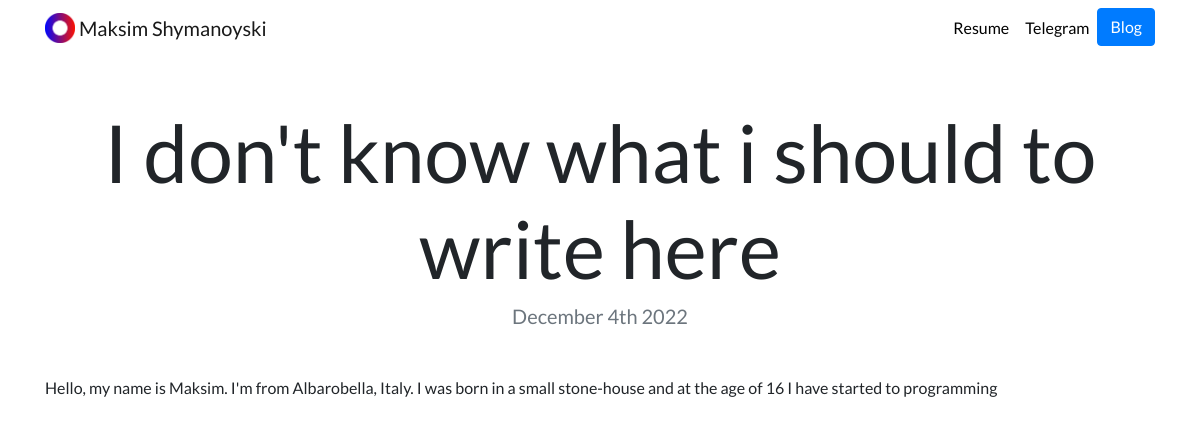
The app's page /blog/4/ with its own data.
### blog/models.py (models this page shows, shortened)
class Blog(models.Model):
    title = models.CharField(max_length=200)
    date = models.DateField()
    message = models.TextField()

### blog/views.py (the view)
# urls.py: path('<int:blog_id>/', views.detail, name='detail'),
def detail(request, blog_id):
    blog = get_object_or_404(Blog, pk=blog_id)
    return render(request, 'blog/detail.html', {'blog': blog})

### blog/templates/blog/detail.html
{% extends "portfolio/base.html" %}
{% load static %}
{% block content %}
<h1 class="text-center mt-5" id="blogdetailtitle">{{ blog.title }}</h1>
<h5 class="text-center text-muted mb-5">{{ blog.date|date:'F jS Y' }}</h5>
{{ blog.message|safe }}
{% endblock %}

### portfolio/static/portfolio/custom.css (style rules this page uses)
body { font-family: 'Lato', sans-serif; }
@media (min-width: 992px) { #blogdetailtitle { font-size: 5rem; } }

### records on screen
Blog: title "I don't know what i should to write here", date "December 4th 2022", message "Hello, my name is Maksim. I'm from Albarobella, Italy. I was born in a small stone-house and at the age of 16 I have started to programming"
